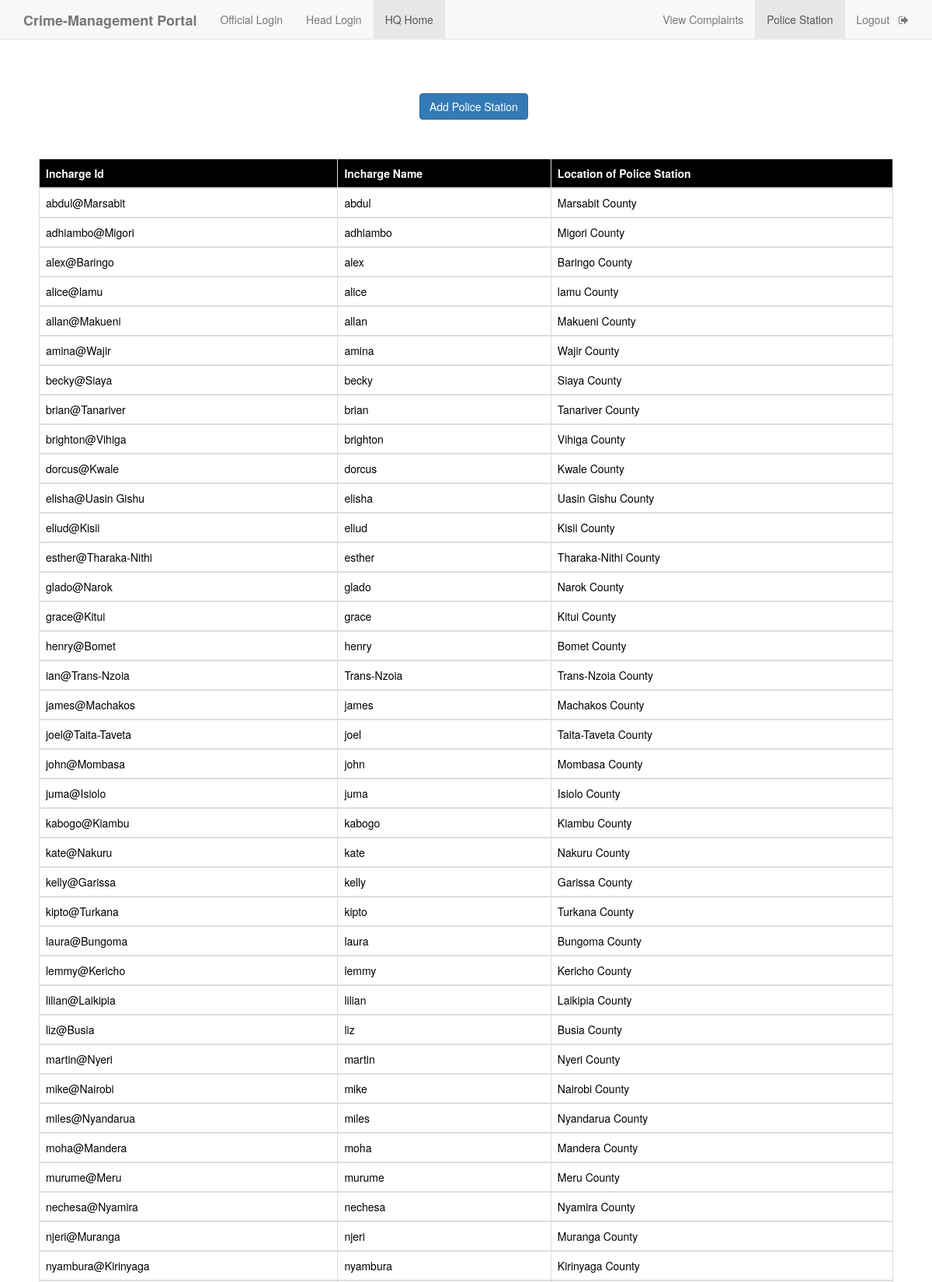
Screenshot of /head_view_police_station.php (signed in, upper part) with the database file from the repository.
### tables this page shows
CREATE TABLE `police_station` (
  `i_id` varchar(50) NOT NULL,
  `i_name` varchar(50) NOT NULL,
  `location` varchar(50) NOT NULL,
  `i_pass` varchar(50) NOT NULL
);

### head_view_police_station.php (the view, shortened to what this page needs)
<!DOCTYPE html>
<html>
<head>
    <?php
    include 'includes/config.php';
    $query="select i_id,i_name,location from police_station";
    $rs=$conn->query($query);
    ?>
	<link rel="stylesheet" type="text/css" href="https://maxcdn.bootstrapcdn.com/bootstrap/3.3.5/css/bootstrap.min.css">
	<link rel="stylesheet" type="text/css" href="https://maxcdn.bootstrapcdn.com/font-awesome/4.4.0/css/font-awesome.min.css">
</head>
<body>
	<nav  class="navbar navbar-default navbar-fixed-top">
  <div class="container">
    <div class="navbar-header">
      <a class="navbar-brand" href="home.php"><b>Crime-Management Portal</b></a>
    </div>
    <div id="navbar" class="collapse navbar-collapse">
      <ul class="nav navbar-nav">
        <li><a href="official_login.php">Official Login</a></li>
        <li><a href="headlogin.php">Head Login</a></li>
        <li class="active"><a href="head_view_police_station.php">HQ Home</a></li>
      </ul>
      <ul class="nav navbar-nav navbar-right">
        <li><a href="headHome.php">View Complaints</a></li>
        <li class="active" ><a href="head_view_police_station.php">Police Station</a></li>
        <li><a href="h_logout.php">Logout &nbsp <i class="fa fa-sign-out" aria-hidden="true"></i></a></li>
      </ul>
    </div>
  </div>
 </nav>
 <div  style="margin-top: 10%;margin-left: 45%">
   <a href="police_station_add.php" class="btn btn-primary">Add Police Station</a>
 </div>
<div style="padding:50px;">
   <table class="table table-bordered">
    <thead class="thead-dark" style="background-color: black; color: white;">
      <tr>
        <th scope="col">Incharge Id</th>
        <th scope="col">Incharge Name</th>
        <th scope="col">Location of Police Station</th>
      </tr>
    </thead>
<?php
      while($rows=$rs->fetch_assoc()){
    ?>
    <tbody style="background-color: white; color: black;">
      <tr>
        <td><?php echo $rows['i_id']; ?></td>
        <td><?php echo $rows['i_name']; ?></td>
        <td><?php echo $rows['location']; ?></td>
      </tr>
    </tbody>
    <?php
    }
    ?>
</table>
 </div>
</body>
</html>

### rows the page displays
police_station: i_id "abdul@Marsabit", i_name "abdul", location "Marsabit County"
police_station: i_id "adhiambo@Migori", i_name "adhiambo", location "Migori County"
police_station: i_id "alex@Baringo", i_name "alex", location "Baringo County"
police_station: i_id "alice@lamu", i_name "alice", location "lamu County"
police_station: i_id "allan@Makueni", i_name "allan", location "Makueni County"
police_station: i_id "amina@Wajir", i_name "amina", location "Wajir County"
police_station: i_id "becky@Siaya", i_name "becky", location "Siaya County"
police_station: i_id "brian@Tanariver", i_name "brian", location "Tanariver County"
police_station: i_id "brighton@Vihiga", i_name "brighton", location "Vihiga County"
police_station: i_id "dorcus@Kwale", i_name "dorcus", location "Kwale County"
police_station: i_id "elisha@Uasin Gishu", i_name "elisha", location "Uasin Gishu County"
police_station: i_id "eliud@Kisii", i_name "eliud", location "Kisii County"
police_station: i_id "esther@Tharaka-Nithi", i_name "esther", location "Tharaka-Nithi County"
police_station: i_id "glado@Narok", i_name "glado", location "Narok County"
police_station: i_id "grace@Kitui", i_name "grace", location "Kitui County"
police_station: i_id "henry@Bomet", i_name "henry", location "Bomet County"
police_station: i_id "ian@Trans-Nzoia", i_name "Trans-Nzoia", location "Trans-Nzoia County"
police_station: i_id "james@Machakos", i_name "james", location "Machakos County"
police_station: i_id "joel@Taita-Taveta", i_name "joel", location "Taita-Taveta County"
police_station: i_id "john@Mombasa", i_name "john", location "Mombasa County"
police_station: i_id "juma@Isiolo", i_name "juma", location "Isiolo County"
police_station: i_id "kabogo@Kiambu", i_name "kabogo", location "Kiambu County"
police_station: i_id "kate@Nakuru", i_name "kate", location "Nakuru County"
police_station: i_id "kelly@Garissa", i_name "kelly", location "Garissa County"
police_station: i_id "kipto@Turkana", i_name "kipto", location "Turkana County"
police_station: i_id "laura@Bungoma", i_name "laura", location "Bungoma County"
police_station: i_id "lemmy@Kericho", i_name "lemmy", location "Kericho County"
police_station: i_id "lilian@Laikipia", i_name "lilian", location "Laikipia County"
police_station: i_id "liz@Busia", i_name "liz", location "Busia County"
police_station: i_id "martin@Nyeri", i_name "martin", location "Nyeri County"
police_station: i_id "mike@Nairobi", i_name "mike", location "Nairobi County"
police_station: i_id "miles@Nyandarua", i_name "miles", location "Nyandarua County"
police_station: i_id "moha@Mandera", i_name "moha", location "Mandera County"
police_station: i_id "murume@Meru", i_name "murume", location "Meru County"
police_station: i_id "nechesa@Nyamira", i_name "nechesa", location "Nyamira County"
police_station: i_id "njeri@Muranga", i_name "njeri", location "Muranga County"
police_station: i_id "nyambura@Kirinyaga", i_name "nyambura", location "Kirinyaga County"
